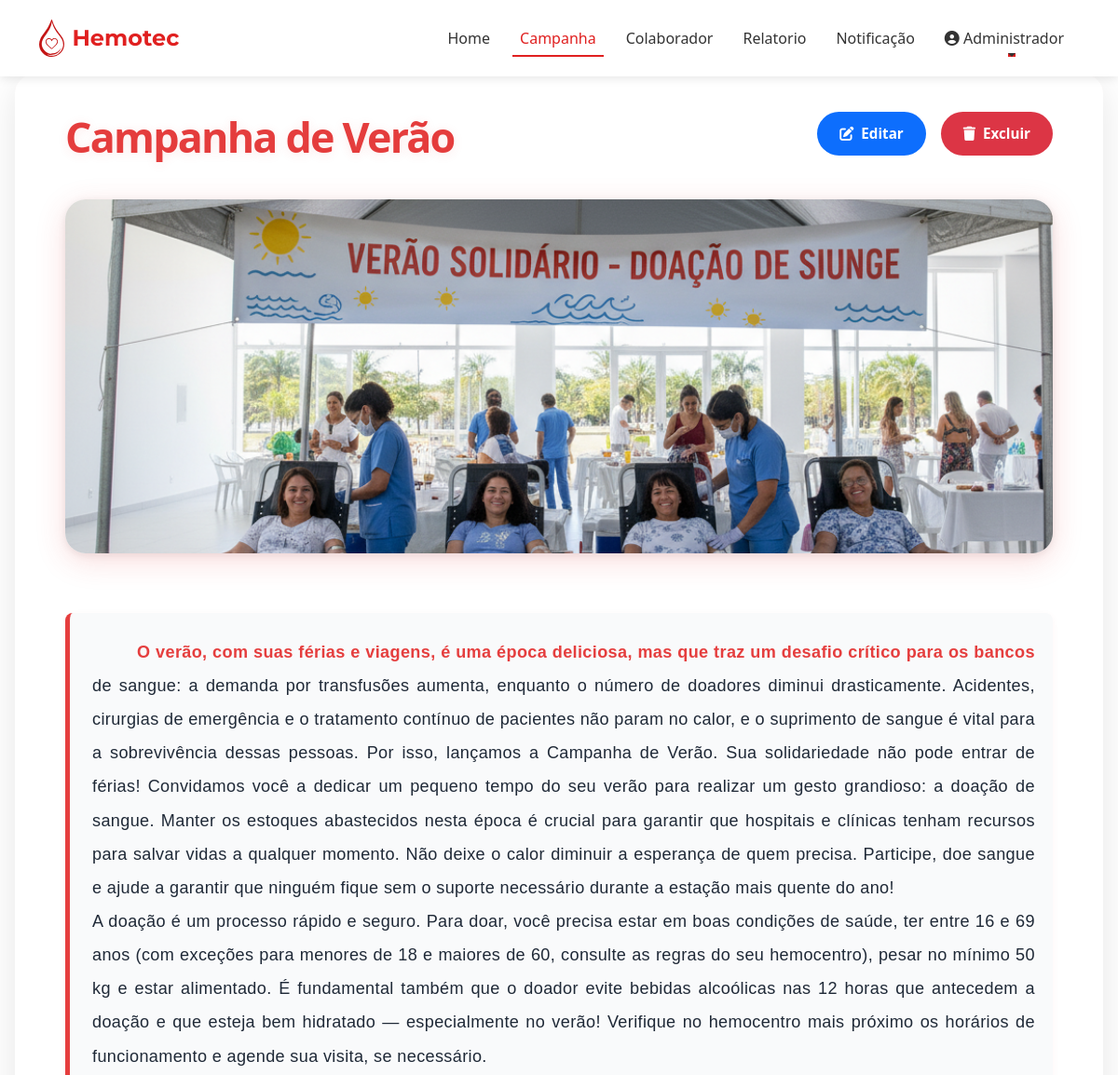
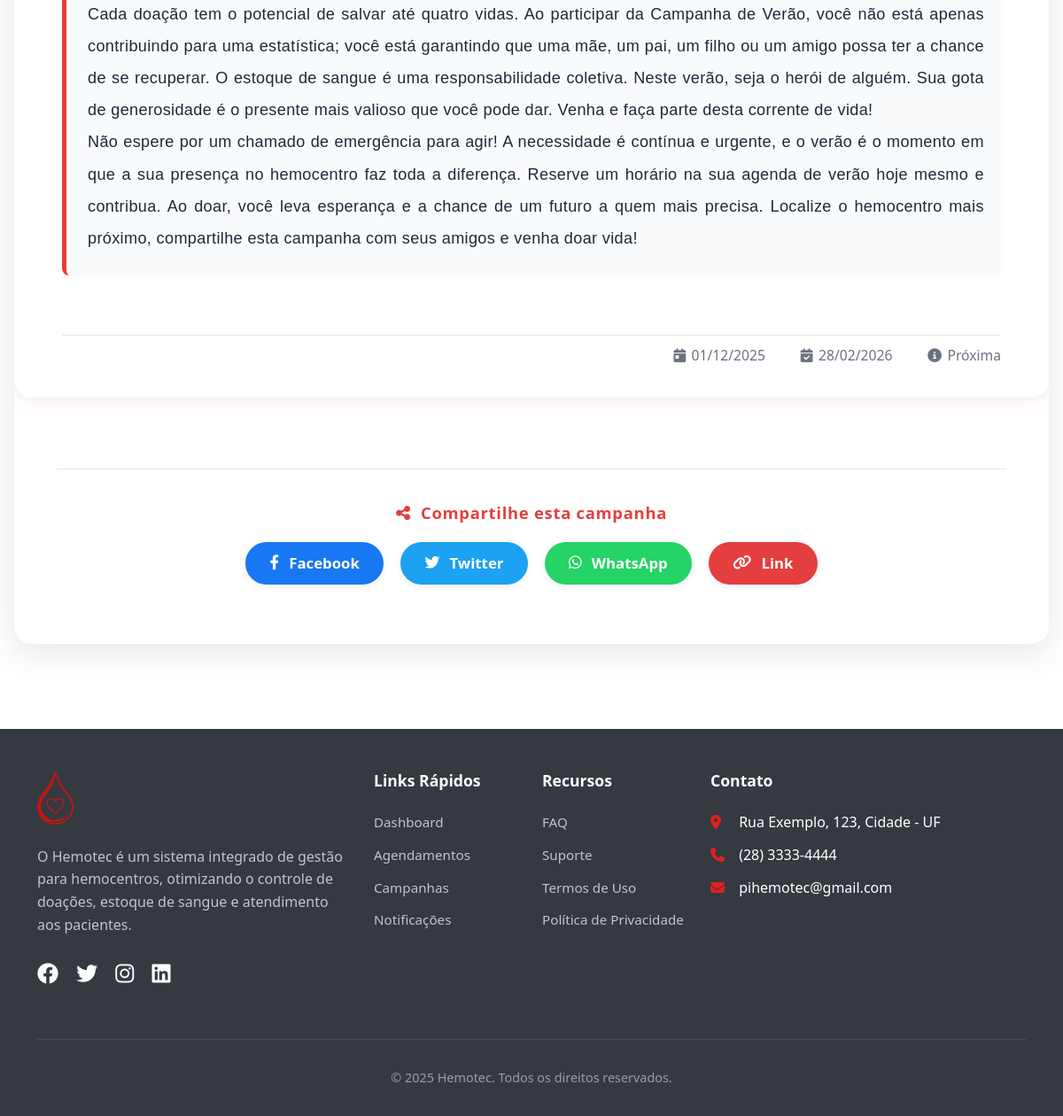
Page /administrador/campanha/detalhes/1 on the committed database (2 pictures, top to bottom).
### tables this page shows
CREATE TABLE campanha (
cod_campanha INTEGER PRIMARY KEY AUTOINCREMENT,
titulo TEXT NOT NULL,
descricao TEXT NOT NULL,
data_inicio DATE NOT NULL,
data_fim DATE NOT NULL,
status TEXT NOT NULL,
foto TEXT
);

### routes/adm_unidade/administrador_campanha_detalhes.py (the view)
@router.get("/administrador/campanha/detalhes/{cod_campanha}")
async def get_administrador_campanha_detalhes(request: Request, cod_campanha: int):
    campanha = campanha_repo.obter_por_id(cod_campanha)
    if not campanha:
        raise HTTPException(status_code=404, detail="Campanha não encontrada")
    todas_campanhas = campanha_repo.obter_todos()
    campanhas_relacionadas = [c for c in todas_campanhas if c.cod_campanha != cod_campanha and c.status == 1][:3]
    response = templates.TemplateResponse("adm_unidade/administrador_campanha_detalhes.html", {
        "request": request,
        "active_page": "campanha",
        "campanha": campanha,
        "campanhas_relacionadas": campanhas_relacionadas,
        "hoje": date.today()
    })
    return response

### templates/adm_unidade/administrador_campanha_detalhes.html (shortened to what this page needs)
{% extends "adm_unidade/administrador__base.html" %}
{% block custom_css %}
<link href="/static/css/adm_unidade/administrador_campanha_detalhes.css" rel="stylesheet">
{% endblock %}
{% block conteudo %}
{% set status_campanha = 'Próxima' if campanha.data_inicio > hoje else ('Ativa' if campanha.data_fim >= hoje else 'Encerrada') %}
<div class="campaign-container" style="padding-top: 80px;">
    <div class="campaign-card">
        <div class="campaign-header-modern">
            <div class="d-flex justify-content-between align-items-start w-100 mb-3">
                <h1 class="campaign-title-modern flex-grow-1">{{ campanha.titulo }}</h1>
                <div class="action-buttons">
                    <a href="/administrador/campanha/alterar/{{ campanha.cod_campanha }}" class="btn btn-primary btn-action">
                        <i class="fas fa-edit me-2"></i>Editar
                    </a>
                    <a href="/administrador/campanha/excluir/{{ campanha.cod_campanha }}" class="btn btn-danger btn-action">
                        <i class="fas fa-trash me-2"></i>Excluir
                    </a>
                </div>
            </div>
            <img src="{{ campanha.foto }}" alt="Imagem da campanha" class="campaign-image" />
            <p class="campaign-description-modern">{{ campanha.descricao | replace('\n', '<br>') | safe }}</p>
                <div class="campaign-info-footer">
                    <span class="info-footer-item"><i class="fas fa-calendar-day"></i> {{ campanha.data_inicio.strftime('%d/%m/%Y') }}</span>
                    <span class="info-footer-item"><i class="fas fa-calendar-check"></i> {{ campanha.data_fim.strftime('%d/%m/%Y') }}</span>
                    <span class="info-footer-item"><i class="fas fa-info-circle"></i> {{ status_campanha }}</span>
                </div>
        </div>
        <div class="campaign-body">
            <div class="share-section">
                <div class="share-section-modern">
                    <p class="share-text-modern"><i class="fas fa-share-alt"></i> Compartilhe esta campanha</p>
                    <div class="share-buttons-modern">
                        <button class="share-btn-modern facebook" data-platform="facebook">
                            <i class="fab fa-facebook-f"></i> Facebook
                        </button>
                        <button class="share-btn-modern twitter" data-platform="twitter">
                            <i class="fab fa-twitter"></i> Twitter
                        </button>
                        <button class="share-btn-modern whatsapp" data-platform="whatsapp">
                            <i class="fab fa-whatsapp"></i> WhatsApp
                        </button>
                        <button class="share-btn-modern link" data-platform="link">
                            <i class="fas fa-link"></i> Link
                        </button>
                    </div>
                </div>
            </div>
        </div>
    </div>
</div>
{% endblock %}

### static/css/adm_unidade/administrador__base.css (style rules this page uses)
:root { --hemotec-red: #e02020; --hemotec-dark-red: #c01010; --hemotec-light-red: #ff4040; --hemotec-bg-light: #f8f9fa; --hemotec-text-dark: #333333; --hemotec-accent: #0066cc; --hemotec-success: #28a745; --hemotec-warning: #ffc107; }

### static/css/adm_unidade/administrador_campanha_detalhes.css (style rules this page uses)
:root { --primary-color: #e53e3e; --primary-dark: #c53030; --gray-50: #f9fafb; --gray-200: #e5e7eb; --gray-500: #6b7280; --gray-600: #4b5563; --gray-700: #374151; --gray-800: #1f2937; --white: #ffffff; }
.campaign-container { max-width: 1200px; margin: 0 auto; padding: 2rem 1rem; }
.campaign-card { background: white; border-radius: 20px; box-shadow: 0 10px 40px rgba(0, 0, 0, 0.1); overflow: hidden; }
.campaign-info-footer { display: flex; justify-content: flex-end; align-items: center; width: 100%; text-align: right; gap: 2.5rem; margin-top: 0.5rem; margin-bottom: 1.2rem; font-size: 0.98rem; color: var(--gray-500); background: none; border-top: 1px solid var(--gray-200); padding-top: 0.7rem; min-height: 2.2em; }
.info-footer-item { display: flex; align-items: center; gap: 0.4rem; font-weight: 400; font-size: 0.98rem; }
.campaign-image { width: 100%; max-height: 380px; object-fit: cover; border-radius: 22px; box-shadow: 0 8px 32px rgba(229,62,62,0.18), 0 2px 8px rgba(0,0,0,0.08); margin-bottom: 2.5rem; background: #fff; display: block; transition: box-shadow 0.3s, transform 0.3s; }
.campaign-header-modern { background: #fff; color: var(--gray-800); text-align: left; padding: 2.5rem 4.5vw 1rem 4.5vw; max-width: 1280px; margin: 0 auto; display: flex; flex-direction: column; align-items: flex-start; gap: 1.5rem; border-radius: 20px; box-shadow: 0 4px 24px rgba(229,62,62,0.08), 0 1.5px 6px rgba(0,0,0,0.04); animation: fadeInDown 0.7s cubic-bezier(.23,1.01,.32,1); }
.campaign-title-modern { font-size: 2.8rem; font-weight: 900; margin: 0; letter-spacing: -0.04em; color: var(--primary-color); text-shadow: 0 2px 12px rgba(229,62,62,0.10); background: linear-gradient(90deg, #e53e3e 60%, #c53030 100%); -webkit-background-clip: text; -webkit-text-fill-color: transparent; background-clip: text; }
.campaign-description-modern { font-family: 'Arial', sans-serif; text-align: justify; font-size: 1.13rem; color: var(--gray-800); margin-bottom: 2.2rem; line-height: 2; font-weight: 400; letter-spacing: 0.02em; border-left: 5px solid var(--primary-color); padding-left: 1.5rem; padding-right: 1.2rem; padding-top: 1.5rem; padding-bottom: 1.5rem; background: var(--gray-50); border-radius: 8px; box-shadow: 0 2px 8px rgba(229,62,62,0.04); white-space: pre-wrap; text-indent: 3rem; }
.campaign-description-modern::first-line { font-weight: 600; color: var(--primary-color); }
.action-buttons { display: flex; gap: 1rem; flex-shrink: 0; }
.btn-action { padding: 0.75rem 1.5rem; border-radius: 25px; font-weight: 600; font-size: 0.95rem; transition: all 0.3s ease; display: inline-flex; align-items: center; justify-content: center; border: none; cursor: pointer; text-decoration: none; white-space: nowrap; }
.campaign-body { padding: 3rem; }
.share-section-modern { text-align: center; padding: 2.2rem 0 1.2rem 0; border-top: 1px solid var(--gray-200); margin-top: 2rem; background: none; }
.share-text-modern { font-size: 1.15rem; color: var(--primary-color); font-weight: 700; margin: 0 0 1.2rem 0; letter-spacing: 0.04em; display: flex; align-items: center; justify-content: center; gap: 0.7rem; }
.share-buttons-modern { display: flex; justify-content: center; gap: 1.2rem; flex-wrap: wrap; }
.share-btn-modern { border-radius: 999px; border: none; padding: 0.7rem 1.7rem; font-size: 1.05rem; font-weight: 600; color: var(--white); background: var(--gray-600); box-shadow: 0 2px 8px rgba(0,0,0,0.08); display: flex; align-items: center; gap: 0.7rem; cursor: pointer; transition: background 0.2s, transform 0.2s; }
.share-btn-modern.facebook { background: #1877f2; }
.share-btn-modern.twitter { background: #1da1f2; }
.share-btn-modern.whatsapp { background: #25d366; }
.share-btn-modern.link { background: var(--primary-color); }

### rows in the picture
campanha: titulo "Campanha de Verão", foto (picture), descricao "O verão, com suas férias e viagens, é uma época deliciosa, mas que traz um desafio crítico para os bancos de sangue: a demanda por transfusões aumenta, enquanto o número de doadores diminui drasticamente. Acidentes, cirurgias de emergência e o tratamento contínuo de pacientes não param no calor, e o suprimento de sangue é vital para a sobrevivência dessas pessoas. Por isso, lançamos a Campanha de Verão. Sua solidariedade não pode entrar de férias! Convidamos você a dedicar um pequeno tempo do seu verão para realizar um gesto grandioso: a doação de sangue. Manter os estoques abastecidos nesta época é crucial para garantir que hospitais e clínicas tenham recursos para salvar vidas a qualquer…"

### other values in the picture
{{ usuario.nome if usuario else 'Administrador' }} "Administrador"
{{ campanha.data_inicio.strftime('%d/%m/%Y') }} "01/12/2025"
{{ campanha.data_fim.strftime('%d/%m/%Y') }} "28/02/2026"
{{ status_campanha }} "Próxima"
